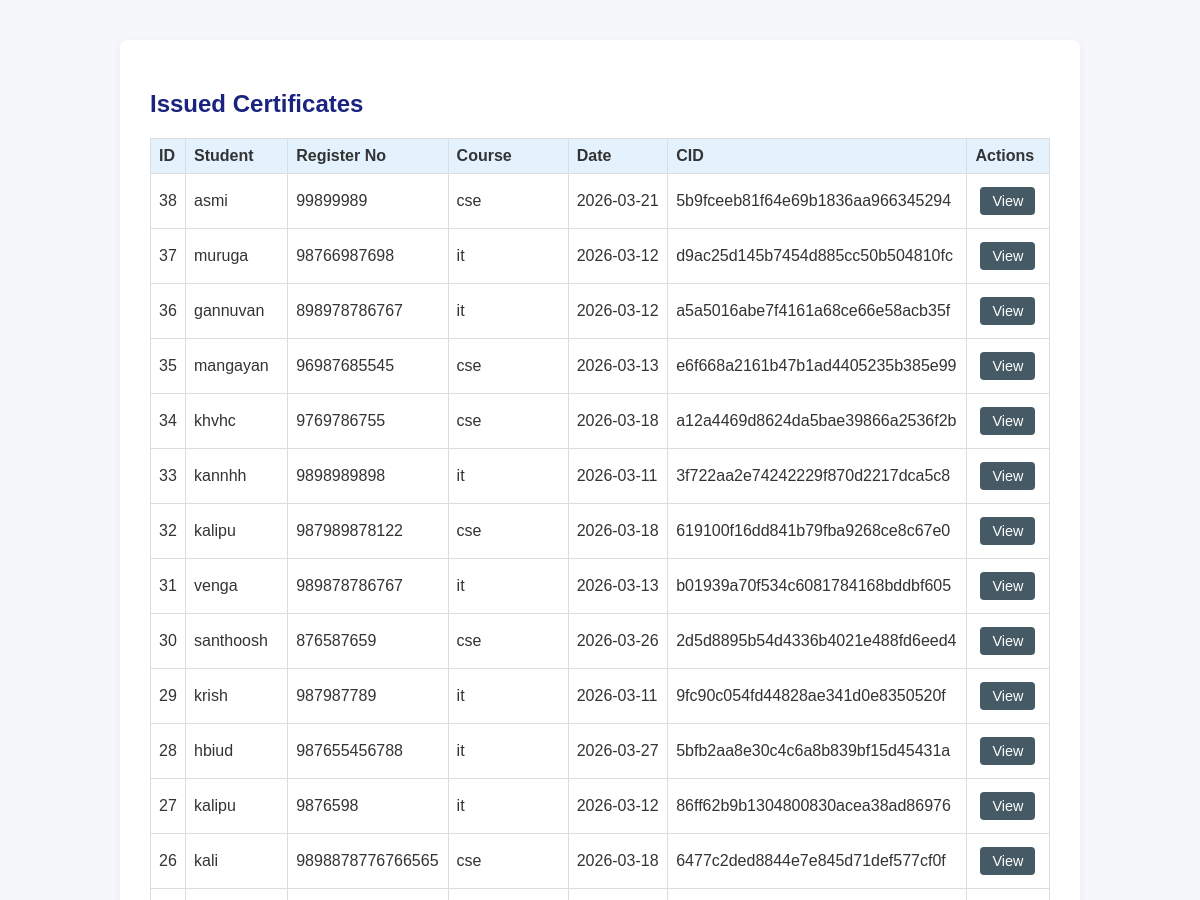
/admin/issued (signed in, upper part), run on an earlier commit of the app's database.
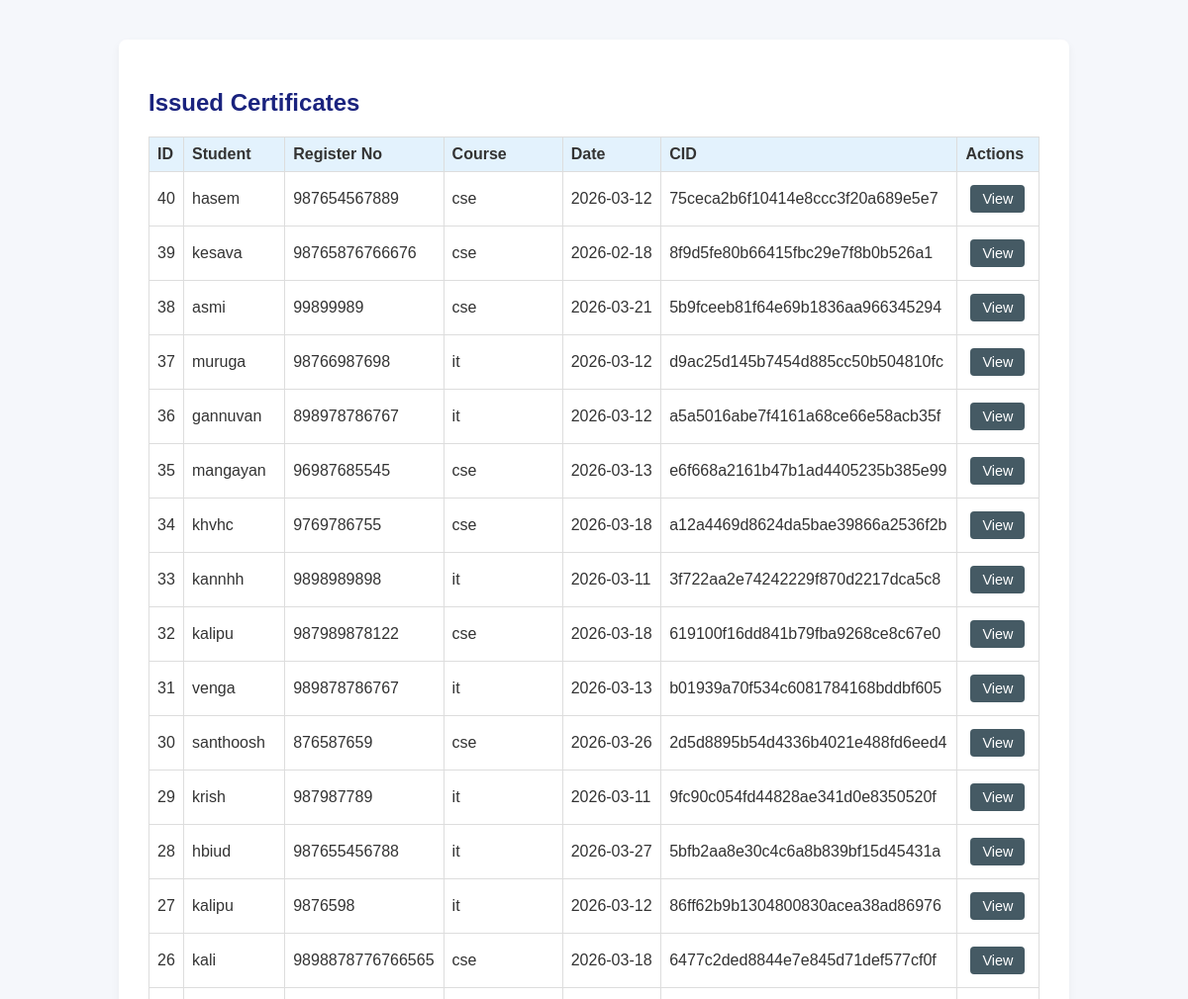
And on a later commit of the database.
### tables this page shows
CREATE TABLE certificates (
            id INTEGER PRIMARY KEY AUTOINCREMENT,
            student_name TEXT NOT NULL,
            register_number TEXT NOT NULL,
            course TEXT NOT NULL,
            issue_date TEXT NOT NULL,
            cid TEXT NOT NULL,
            blockchain_index INTEGER NOT NULL,
            pdf_filename TEXT NOT NULL,
            image_filename TEXT NOT NULL,
            created_at TEXT NOT NULL
        , ai_score REAL DEFAULT NULL, heatmap TEXT DEFAULT NULL, blockchain_tx TEXT DEFAULT NULL);

### routes/admin_routes.py (the view)
@admin_bp.route("/issued")
def issued_certificates():
    if not _require_admin():
        return redirect(url_for("admin.login"))
    certs = get_all_certificates()
    return render_template("issued_list.html", certificates=certs)

### database/init_db.py (called while the page is built)
def get_connection() -> sqlite3.Connection:
    DATABASE_PATH.parent.mkdir(parents=True, exist_ok=True)
    conn = sqlite3.connect(DATABASE_PATH)
    conn.row_factory = sqlite3.Row
    return conn

### models/certificate_model.py (called while the page is built)
def get_all_certificates() -> List[Certificate]:
    conn = get_connection()
    cur = conn.cursor()
    cur.execute("SELECT * FROM certificates ORDER BY created_at DESC")
    rows = cur.fetchall()
    conn.close()
    return [Certificate(**dict(row)) for row in rows]

### routes/admin_routes.py (called while the page is built)
def _require_admin() -> bool:
    return session.get("admin_logged_in", False)

### templates/issued_list.html (shortened to what this page needs)
<!DOCTYPE html>
<html lang="en">
<head>
    <link rel="stylesheet" href="{{ url_for('static', filename='css/style.css') }}">
</head>
<body>
<div class="container">
    <h2>{% if student_view %}My Certificates{% else %}Issued Certificates{% endif %}</h2>
    {% if certificates %}
        <table class="table">
            <thead>
            <tr>
                <th>ID</th>
                <th>Student</th>
                <th>Register No</th>
                <th>Course</th>
                <th>Date</th>
                <th>CID</th>
                <th>Actions</th>
            </tr>
            </thead>
            <tbody>
            {% for cert in certificates %}
                <tr>
                    <td>{{ cert.id }}</td>
                    <td>{{ cert.student_name }}</td>
                    <td>{{ cert.register_number }}</td>
                    <td>{{ cert.course }}</td>
                    <td>{{ cert.issue_date }}</td>
                    <td>{{ cert.cid }}</td>
                    <td>
                        {% if student_view %}
                            <a href="{{ url_for('student.download_certificate', cert_id=cert.id) }}" class="btn small">
                                Download
                            </a>
                        {% else %}
                            <a href="{{ url_for('admin.view_certificate', cert_id=cert.id) }}" class="btn small">
                                View
                            </a>
                        {% endif %}
                    </td>
                </tr>
            {% endfor %}
            </tbody>
        </table>
    {% else %}
        <p>No certificates found.</p>
    {% endif %}
</div>
</body>
</html>

### static/css/style.css (style rules this page uses)
body { font-family: Arial, sans-serif; margin: 0; padding: 0; background: #f5f7fb; color: #333; }
.container { max-width: 900px; margin: 40px auto; background: #ffffff; padding: 30px; border-radius: 8px; box-shadow: 0 4px 10px rgba(0, 0, 0, 0.05); }
h1, h2, h3 { color: #1a237e; }
.btn { display: inline-block; padding: 10px 20px; margin: 5px; border-radius: 4px; text-decoration: none; color: #ffffff; background: #455a64; transition: background 0.2s ease; }
.btn.small { padding: 6px 12px; font-size: 0.9em; }
.table { width: 100%; border-collapse: collapse; margin-top: 20px; }
.table th, .table td { border: 1px solid #ddd; padding: 8px; text-align: left; }
.table th { background: #e3f2fd; }

What changed in the data, as far as the page shows it:
added certificates: id "40", student_name "hasem", register_number "987654567889", course "cse", issue_date "2026-03-12", cid "75ceca2b6f10414e8ccc3f20a689e5e7"
added certificates: id "39", student_name "kesava", register_number "98765876766676", course "cse", issue_date "2026-02-18", cid "8f9d5fe80b66415fbc29e7f8b0b526a1"
